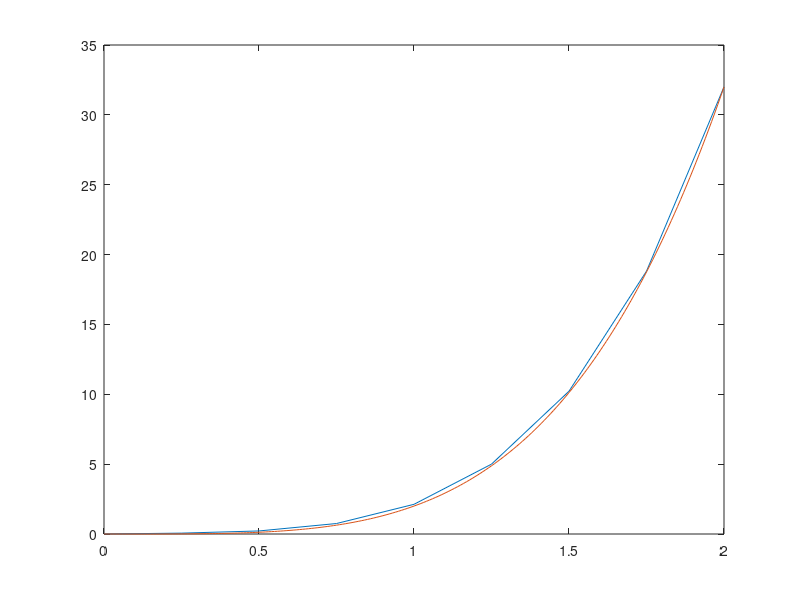

Here is the MATLAB script that generated this plot:
n = 8;
h = (2)/n;

A = zeros(n+1, n+1);
B = zeros(1, n+1);
A(1,1) = 1;
A(n+1, n+1) = 1;
B(1) = 0;
B(n+1) = 32;
x = zeros(1, n+1);
x(1) = 0;
x(n+1) = 2;
for i = 2 : n
    xi = 0 + (i-1)*h;
    A(i, i-1) = 1;
    A(i, i) = - 2;
    A(i, i+1) = 1;
    B(i) = 24*xi*xi*h*h;
    x(i) = (i-1)*h;
end



disp(A);
disp(B);

disp(A\B')

plot(x, A\B');
hold on;

x = 0 : 0.01 : 2;
y = 2*x.^4;

plot(x,y);